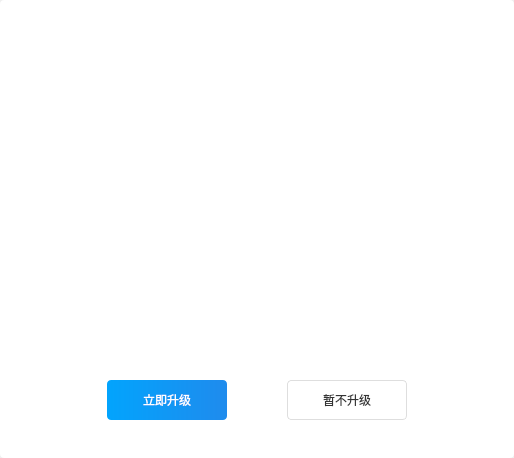
<?xml version="1.0" encoding="UTF-8"?>
<ui version="4.0">
 <class>UpdateTipDlg</class>
 <widget class="QDialog" name="UpdateTipDlg">
  <property name="geometry">
   <rect>
    <x>0</x>
    <y>0</y>
    <width>514</width>
    <height>458</height>
   </rect>
  </property>
  <property name="sizePolicy">
   <sizepolicy hsizetype="Fixed" vsizetype="Fixed">
    <horstretch>0</horstretch>
    <verstretch>0</verstretch>
   </sizepolicy>
  </property>
  <property name="minimumSize">
   <size>
    <width>514</width>
    <height>458</height>
   </size>
  </property>
  <property name="maximumSize">
   <size>
    <width>514</width>
    <height>458</height>
   </size>
  </property>
  <property name="windowTitle">
   <string>MessageTipDlg</string>
  </property>
  <layout class="QVBoxLayout" name="verticalLayout">
   <property name="spacing">
    <number>0</number>
   </property>
   <property name="leftMargin">
    <number>0</number>
   </property>
   <property name="topMargin">
    <number>0</number>
   </property>
   <property name="rightMargin">
    <number>0</number>
   </property>
   <property name="bottomMargin">
    <number>0</number>
   </property>
   <item>
    <widget class="QWidget" name="FilletWidget" native="true">
     <property name="sizePolicy">
      <sizepolicy hsizetype="Fixed" vsizetype="Fixed">
       <horstretch>0</horstretch>
       <verstretch>0</verstretch>
      </sizepolicy>
     </property>
     <property name="minimumSize">
      <size>
       <width>350</width>
       <height>280</height>
      </size>
     </property>
     <property name="maximumSize">
      <size>
       <width>3500</width>
       <height>2800</height>
      </size>
     </property>
     <property name="styleSheet">
      <string notr="true">border-radius:4px;
background-color: rgb(255, 255, 255);</string>
     </property>
     <widget class="QPushButton" name="updateButton">
      <property name="geometry">
       <rect>
        <x>107</x>
        <y>380</y>
        <width>120</width>
        <height>40</height>
       </rect>
      </property>
      <property name="sizePolicy">
       <sizepolicy hsizetype="Fixed" vsizetype="Fixed">
        <horstretch>0</horstretch>
        <verstretch>0</verstretch>
       </sizepolicy>
      </property>
      <property name="minimumSize">
       <size>
        <width>120</width>
        <height>40</height>
       </size>
      </property>
      <property name="maximumSize">
       <size>
        <width>120</width>
        <height>40</height>
       </size>
      </property>
      <property name="styleSheet">
       <string notr="true">QPushButton{ background-color: qlineargradient(spread:pad, x1:0, y1:0, x2:1, y2:0, stop:0 rgba(2, 164, 253, 1), stop:1 rgba(31, 139, 237, 1));
			border-radius:4px;font: 18px &quot;微软雅黑&quot;;color:rgba(255, 255, 255, 1);}
			QPushButton:hover,pressed{ background-color: qlineargradient(spread:pad, x1:0, y1:0, x2:1, y2:0, stop:0 rgba(40, 178, 253, 1), stop:1 rgba(64, 156, 240, 1));
		  border-radius:4px;font: 18px &quot;微软雅黑&quot;;color:rgba(255, 255, 255, 1);}</string>
      </property>
      <property name="text">
       <string>立即升级</string>
      </property>
     </widget>
     <widget class="QPushButton" name="noUpdateButton">
      <property name="geometry">
       <rect>
        <x>287</x>
        <y>380</y>
        <width>120</width>
        <height>40</height>
       </rect>
      </property>
      <property name="sizePolicy">
       <sizepolicy hsizetype="Fixed" vsizetype="Fixed">
        <horstretch>0</horstretch>
        <verstretch>0</verstretch>
       </sizepolicy>
      </property>
      <property name="minimumSize">
       <size>
        <width>120</width>
        <height>40</height>
       </size>
      </property>
      <property name="maximumSize">
       <size>
        <width>120</width>
        <height>40</height>
       </size>
      </property>
      <property name="styleSheet">
       <string notr="true">QPushButton{ background-color: #FFFFFF;border-radius:4px;font: 18px &quot;微软雅黑&quot;;color:#333333;border:1px solid #DEDEDE}
QPushButton:hover,pressed{ background-color: #F4F4F4;border-radius:4px;font: 18px &quot;微软雅黑&quot;;color:#333333;}</string>
      </property>
      <property name="text">
       <string>暂不升级</string>
      </property>
     </widget>
     <widget class="QLabel" name="label">
      <property name="geometry">
       <rect>
        <x>2</x>
        <y>2</y>
        <width>510</width>
        <height>454</height>
       </rect>
      </property>
      <property name="minimumSize">
       <size>
        <width>510</width>
        <height>454</height>
       </size>
      </property>
      <property name="maximumSize">
       <size>
        <width>510</width>
        <height>454</height>
       </size>
      </property>
      <property name="text">
       <string/>
      </property>
      <property name="pixmap">
       <pixmap resource="ZcloudCommon.qrc">:/ZcloudCommon/image/img_update.png</pixmap>
      </property>
     </widget>
     <zorder>label</zorder>
     <zorder>noUpdateButton</zorder>
     <zorder>updateButton</zorder>
    </widget>
   </item>
  </layout>
 </widget>
 <layoutdefault spacing="6" margin="11"/>
 <resources>
  <include location="ZcloudCommon.qrc"/>
 </resources>
 <connections>
  <connection>
   <sender>updateButton</sender>
   <signal>clicked()</signal>
   <receiver>UpdateTipDlg</receiver>
   <slot>accept()</slot>
   <hints>
    <hint type="sourcelabel">
     <x>99</x>
     <y>319</y>
    </hint>
    <hint type="destinationlabel">
     <x>363</x>
     <y>273</y>
    </hint>
   </hints>
  </connection>
  <connection>
   <sender>noUpdateButton</sender>
   <signal>clicked()</signal>
   <receiver>UpdateTipDlg</receiver>
   <slot>reject()</slot>
   <hints>
    <hint type="sourcelabel">
     <x>263</x>
     <y>328</y>
    </hint>
    <hint type="destinationlabel">
     <x>364</x>
     <y>295</y>
    </hint>
   </hints>
  </connection>
 </connections>
</ui>
